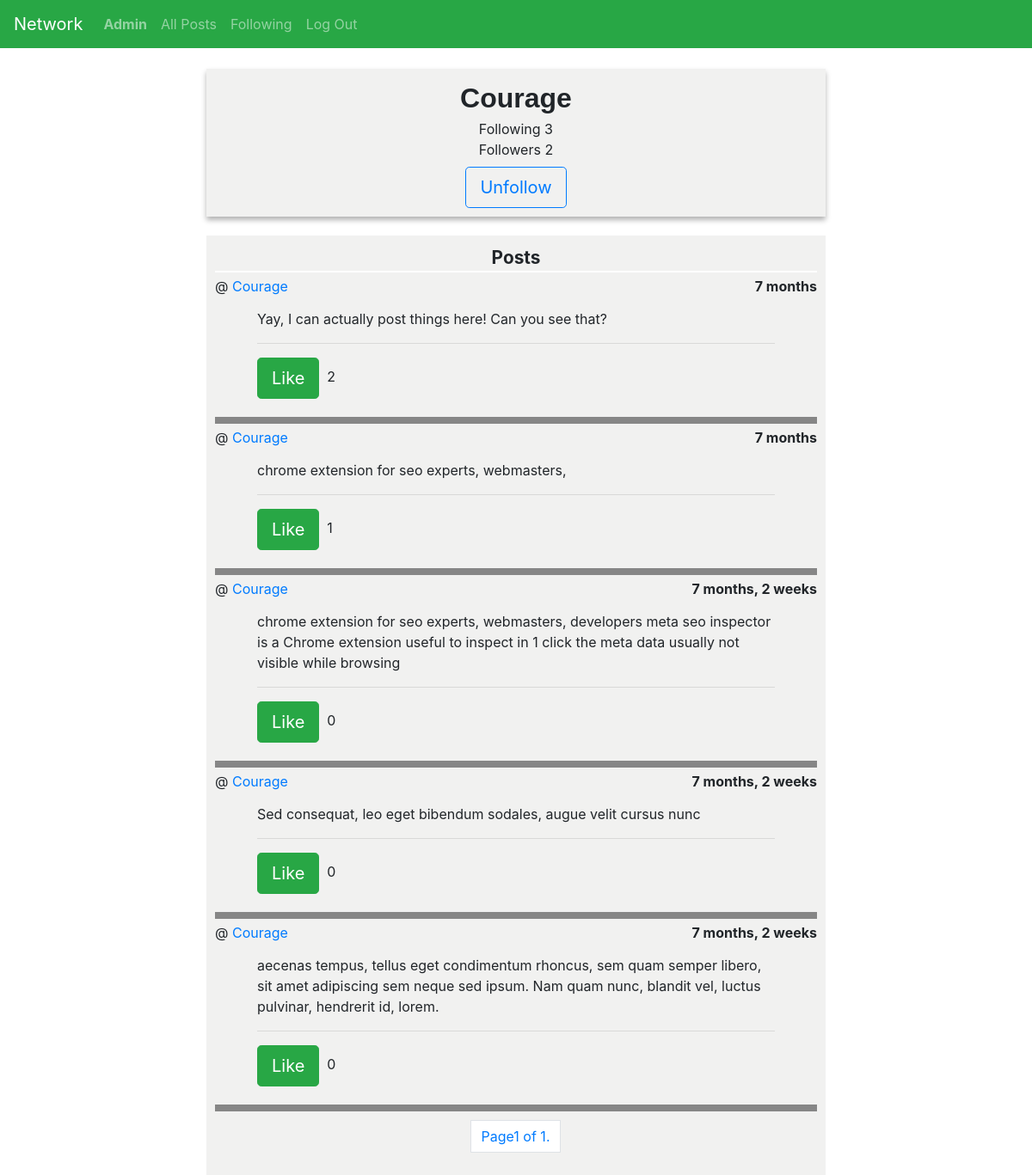
/profile/Courage/ (signed in), run on the app's committed database.
### network/models.py (models this page shows, shortened)
class User(AbstractUser):
    pass

class Post(models.Model):
    user = models.ForeignKey(User, on_delete= models.CASCADE, verbose_name="Username")
    date = models.DateTimeField(default = timezone.now, verbose_name = "Date Posted")
    post = models.TextField(blank = False, verbose_name = "Post")

### network/views.py (the view)
# urls.py: path("profile/<str:username>/", views.profile, name="profile"),
@login_required
def profile(request, username):
    user = get_object_or_404(User, username=username)
    current = request.user
    follows = Follow.objects.filter(user=user).count()
    followed = Follow.objects.filter(followed = user).count()
    posts = Post.objects.filter(user=user).annotate(like_count=Count('like')).order_by('-date')
    username = username
    paginator = Paginator(posts, 10)
    page_number = request.GET.get('page')
    page_obj = paginator.get_page(page_number)
    is_following = Follow.objects.filter(user = current, followed=user).exists()
    context = { 'page_obj': page_obj, 'posts': posts, "user": user, "follows":follows, "followed": followed, "is_following":is_following }
    return render(request, "network/profile.html", context)

### network/templates/network/profile.html (shortened to what this page needs)
{% extends "network/layout.html" %}
{% block body %}
    <div class="index_wrapper">
        <div class="index_sec1">
            <div class="profile">
           {% if user %}
         <div class="profile_user">
           {{user.username}}
         </div>
         {% endif %}
         <div class="profile_follow">
            <div>Following {{follows}}</div>
            <div>Followers <span class="flw_count">{{followed}}</span></div>
         </div>
         <div class="follow_btn">
            {% if user.username == request.user.username %}
            <button class="btn btn-lg btn-outline-primary" disabled>
                Follow
            </button>
            {% else %}
             {% if is_following %}
             <button class="btn btn-lg btn-outline-primary unfollow_btn" data-current-user="{{ request.user.username }}" data-followed-user="{{ user.username }}">
                Unfollow
            </button>
             {% else %}
             <button class="btn btn-lg btn-outline-success follow_b" data-current-user="{{ request.user.username }}" data-followed-user="{{ user.username }}">
                Follow
            </button>
             {% endif %}
            {% endif %}
         </div>
         </div>
        </div>
            <div class="index_sec2">
                <div class="heading">
                    Posts
                </div>
                {% for post in page_obj %}
                <div class="post_field">
                    <div class="post_user">
                        <div class="post_username">
                            @ <a href="{% url 'profile' post.user %}">{{post.user}}</a>
                        </div>
                        <div class="post_date">
                            {{post.date|timesince}}
                        </div>
                    </div>
                    <div class="post_text" data-post-id="{{post.pk}}">
                        <div class="post_textarea" id="post_textArea">
                            {{post.post}}
                       </div>
                        <hr>
                        <div class="post_bt">
                            <div class="post_like">
                                {% if request.user.is_authenticated %}
                                    {% if post in liked %}
                                    <button type="submit" class="btn btn-lg btn-warning unlike_btn" data-post-id="{{post.pk}}" id="unlike_btn" >Unlike</button>&nbsp;
                                    {% else %}
                                    <button type="submit" class="btn btn-lg btn-success like_btn" data-post-id="{{post.pk}}" >Like</button>&nbsp;
                                    {% endif %}
                                {% else %}
                                <a href="{% url 'login' %}">Log In</a> to like this post
                                {% endif %}
                                <span class="like_count">
                                   {{ post.like_count }}
                                </span>
                            </div>
                            <div class="post_edit">
                            </div>
                        </div>
                    </div>
                </div>
                {% endfor %}
                <nav class="page-navigation">
                    <ul class="pagination justify-content-center" id="paginate">
                        <li class="page-item direct">
                            <a href="?page={{page_obj.number}}" class="page-link">
                                Page{{ page_obj.number}} of {{ page_obj.paginator.num_pages}}.
                            </a>
                        </li>
                    </ul>
                </nav>
        </div>
    </div>
{% endblock %}

### network/templates/network/layout.html (shortened to what this page needs)
{% load static %}
<!DOCTYPE html>
<html lang="en">
    <head>
        <link rel="stylesheet" href="https://stackpath.bootstrapcdn.com/bootstrap/4.4.1/css/bootstrap.min.css">
        <link href="{% static 'network/styles.css' %}" rel="stylesheet">
    </head>
    <body>
        <nav class="navbar navbar-expand-lg navbar-dark bg-success">
            <a class="navbar-brand" href="#">Network</a>
            <div>
              <ul class="navbar-nav mr-auto">
                {% if user.is_authenticated %}
                    <li class="nav-item">
                        <a class="nav-link" href="{% url 'my-profile' request.user.username %}"><strong>{{ request.user.username }}</strong></a>
                    </li>
                {% endif %}
                <li class="nav-item">
                  <a class="nav-link" href="{% url 'index' %}">All Posts</a>
                </li>
                {% if user.is_authenticated %}
                    <li class="nav-item">
                        <a class="nav-link" href="{% url 'following' %}">Following</a>
                    </li>
                    <li class="nav-item">
                        <a class="nav-link" href="{% url 'logout' %}">Log Out</a>
                    </li>
                {% endif %}
              </ul>
            </div>
          </nav>
        <div class="body">
            {% block body %}
            {% endblock %}
        </div>
    </body>
</html>

### network/static/network/styles.css (style rules this page uses)
.index_wrapper { margin-top: 2%; margin-left: 20%; margin-right: 20%; }
.index_sec1 { display: flex; flex-direction: column; background-color: rgb(241, 241, 240); padding: 10px; box-shadow: 0 4px 6px rgba(0, 0, 0, 0.3); }
.index_sec2 { margin-top: 3%; background-color: rgb(241, 241, 240); padding: 10px; }
.post_field { border-bottom: solid 8px rgb(134, 134, 134); }
.post_user { display: grid; grid-template-columns: 1fr 1fr; margin-bottom: 2%; padding-top: 4px; }
.post_date { text-align: right; font-weight: bold; }
.post_text { margin-left: 7%; margin-right: 7%; margin-bottom: 3%; }
.post_bt { display: grid; grid-template-columns: 1fr 1fr; }
.post_edit { text-align: right; }
#paginate { display: flex; flex-direction: row; }
.direct { display: flex; }
.page-navigation { margin-top: 10px; }
.profile { display: flex; flex-direction: column; align-items: center; }
.profile_user { font-size: 2rem; font-weight: bold; font-family: sans-serif; }
.profile_follow { font-size: 1rem; padding-bottom: 8px; }
.heading { font-size: 1.3rem; text-align: center; font-weight: bold; border-bottom: solid 2px white; }

### data on the page
User: user.username "Admin"
User: username "Courage"
Post: user "Courage", date "7 months", post "Yay, I can actually post things here! Can you see that?", like_count "2"
Post: user "Courage", date "7 months", post "chrome extension for seo experts, webmasters,", like_count "1"
Post: user "Courage", date "7 months, 2 weeks", post "chrome extension for seo experts, webmasters, developers meta seo inspector is a Chrome extension useful to inspect in 1 click the meta data usually not visible while browsing", like_count "0"
Post: user "Courage", date "7 months, 2 weeks", post "Sed consequat, leo eget bibendum sodales, augue velit cursus nunc", like_count "0"
Post: user "Courage", date "7 months, 2 weeks", post "aecenas tempus, tellus eget condimentum rhoncus, sem quam semper libero, sit amet adipiscing sem neque sed ipsum. Nam quam nunc, blandit vel, luctus pulvinar, hendrerit id, lorem.", like_count "0"

### other printed values
{{ follows }} "3"
{{ followed }} "2"
{{ page_obj.number }} "1"
{{ page_obj.paginator.num_pages }} "1"
